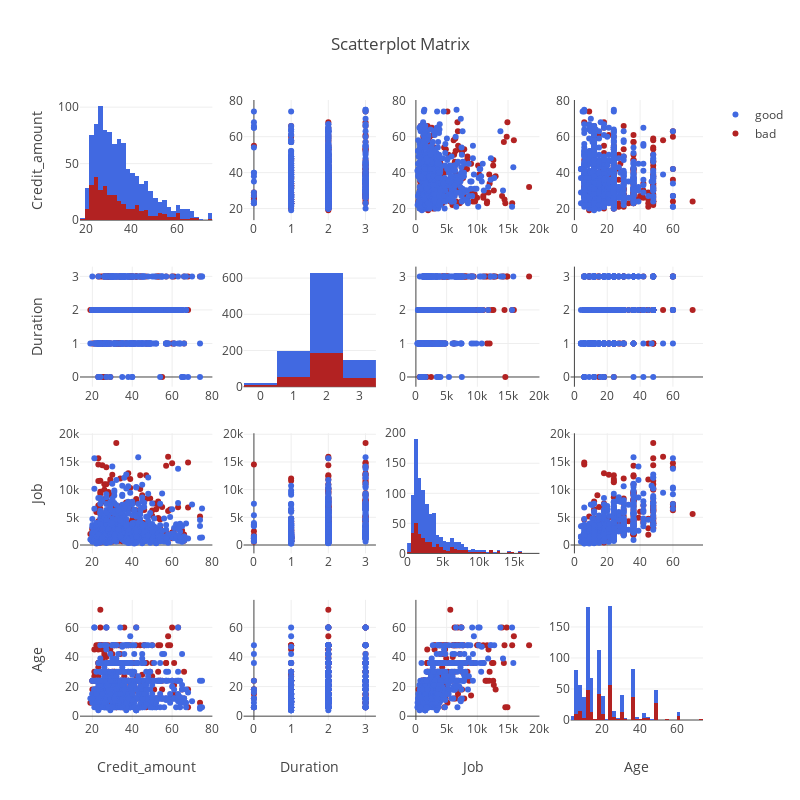

Source (notebook cell):
### Code cell
# ---> Looking at correlations in the form of Scatterplots.

import plotly.plotly as py
import plotly.figure_factory as ff

import numpy as np
import pandas as pd

numeric_vals = df.select_dtypes(exclude=['object'])


risks = df['Risk'].values.tolist()

colormap = ['#b22222', '#4169e1']

numeric_matrix = numeric_vals.as_matrix()


dataframe = pd.DataFrame(numeric_matrix,
                         columns=['Credit_amount', 'Duration', 'Job', 'Age', 'Risk'])

dataframe['Risk'] = pd.Series(risks)


fig = ff.create_scatterplotmatrix(dataframe, diag='histogram', index='Risk', colormap=colormap,
                                  height=800, width=800)
iplot(fig, filename='Histograms along Diagonal Subplots')

### Figure 1 — Plotly figure (JSON) as saved in the notebook; plotly's stock layout.template omitted (floating-point values rounded to 4 significant figures; data arrays with more than 128 entries replaced by an {"elided": "..."} marker saying what was removed)
{"data": [{"marker": {"color": "rgb(178, 34, 34)"}, "showlegend": false, "type": "histogram", "uid": "df646eca-1855-46be-b5d9-97f4ae363fbd", "x": {"elided": "300 int values"}, "xaxis": "x", "yaxis": "y"}, {"marker": {"color": "rgb(65, 105, 225)"}, "showlegend": false, "type": "histogram", "uid": "e813ba9b-4a49-4d7f-a839-1b9d5cf4b50a", "x": {"elided": "700 int values"}, "xaxis": "x", "yaxis": "y"}, {"marker": {"color": "rgb(178, 34, 34)", "size": 6}, "mode": "markers", "name": "bad", "showlegend": true, "type": "scatter", "uid": "02236f17-bf5d-40d5-99b6-64e3e380d46e", "x": {"elided": "300 int values"}, "xaxis": "x2", "y": {"elided": "300 int values"}, "yaxis": "y2"}, {"marker": {"color": "rgb(65, 105, 225)", "size": 6}, "mode": "markers", "name": "good", "showlegend": true, "type": "scatter", "uid": "850cd8fe-d063-41db-a1a3-674fba0ca9d8", "x": {"elided": "700 int values"}, "xaxis": "x2", "y": {"elided": "700 int values"}, "yaxis": "y2"}, {"marker": {"color": "rgb(178, 34, 34)", "size": 6}, "mode": "markers", "name": "bad", "showlegend": false, "type": "scatter", "uid": "da3cbc8e-62e5-47c1-9c8a-b5c6456cc619", "x": {"elided": "300 int values"}, "xaxis": "x3", "y": {"elided": "300 int values"}, "yaxis": "y3"}, {"marker": {"color": "rgb(65, 105, 225)", "size": 6}, "mode": "markers", "name": "good", "showlegend": false, "type": "scatter", "uid": "f8cc44d2-6d13-4c61-a98a-4ebb41840b15", "x": {"elided": "700 int values"}, "xaxis": "x3", "y": {"elided": "700 int values"}, "yaxis": "y3"}, {"marker": {"color": "rgb(178, 34, 34)", "size": 6}, "mode": "markers", "name": "bad", "showlegend": false, "type": "scatter", "uid": "7680d8bf-6e48-4b6c-b6fb-d82e2af23ecc", "x": {"elided": "300 int values"}, "xaxis": "x4", "y": {"elided": "300 int values"}, "yaxis": "y4"}, {"marker": {"color": "rgb(65, 105, 225)", "size": 6}, "mode": "markers", "name": "good", "showlegend": false, "type": "scatter", "uid": "9a315ac6-eeba-48a0-8b59-9bb433f717e8", "x": {"elided": "700 int values"}, "xaxis": "x4", "y": {"elided": "700 int values"}, "yaxis": "y4"}, {"marker": {"color": "rgb(178, 34, 34)", "size": 6}, "mode": "markers", "name": "bad", "showlegend": false, "type": "scatter", "uid": "7510a3f6-a895-4cec-a497-1deb6b685904", "x": {"elided": "300 int values"}, "xaxis": "x5", "y": {"elided": "300 int values"}, "yaxis": "y5"}, {"marker": {"color": "rgb(65, 105, 225)", "size": 6}, "mode": "markers", "name": "good", "showlegend": false, "type": "scatter", "uid": "734a7b13-4cb9-4776-b4fa-aa800c7a1972", "x": {"elided": "700 int values"}, "xaxis": "x5", "y": {"elided": "700 int values"}, "yaxis": "y5"}, {"marker": {"color": "rgb(178, 34, 34)"}, "showlegend": false, "type": "histogram", "uid": "8cf4bc2c-7270-4087-b6aa-c5d59f294d38", "x": {"elided": "300 int values"}, "xaxis": "x6", "yaxis": "y6"}, {"marker": {"color": "rgb(65, 105, 225)"}, "showlegend": false, "type": "histogram", "uid": "02e73270-c015-4540-bb8c-1effb06139f6", "x": {"elided": "700 int values"}, "xaxis": "x6", "yaxis": "y6"}, {"marker": {"color": "rgb(178, 34, 34)", "size": 6}, "mode": "markers", "name": "bad", "showlegend": false, "type": "scatter", "uid": "3f91c5fd-279d-40f3-b6cd-41c312c7af7b", "x": {"elided": "300 int values"}, "xaxis": "x7", "y": {"elided": "300 int values"}, "yaxis": "y7"}, {"marker": {"color": "rgb(65, 105, 225)", "size": 6}, "mode": "markers", "name": "good", "showlegend": false, "type": "scatter", "uid": "8476b835-644c-4f4f-8bd5-2bb9824ab1f3", "x": {"elided": "700 int values"}, "xaxis": "x7", "y": {"elided": "700 int values"}, "yaxis": "y7"}, {"marker": {"color": "rgb(178, 34, 34)", "size": 6}, "mode": "markers", "name": "bad", "showlegend": false, "type": "scatter", "uid": "d832ac66-7670-4f70-99cf-69705f3dd6d4", "x": {"elided": "300 int values"}, "xaxis": "x8", "y": {"elided": "300 int values"}, "yaxis": "y8"}, {"marker": {"color": "rgb(65, 105, 225)", "size": 6}, "mode": "markers", "name": "good", "showlegend": false, "type": "scatter", "uid": "2737beea-5483-4221-a56f-982a15346344", "x": {"elided": "700 int values"}, "xaxis": "x8", "y": {"elided": "700 int values"}, "yaxis": "y8"}, {"marker": {"color": "rgb(178, 34, 34)", "size": 6}, "mode": "markers", "name": "bad", "showlegend": false, "type": "scatter", "uid": "4b62d25c-ae42-42bd-994d-4adb47e01c75", "x": {"elided": "300 int values"}, "xaxis": "x9", "y": {"elided": "300 int values"}, "yaxis": "y9"}, {"marker": {"color": "rgb(65, 105, 225)", "size": 6}, "mode": "markers", "name": "good", "showlegend": false, "type": "scatter", "uid": "205178a5-992c-4b4d-8f5f-8b6cb01cbfac", "x": {"elided": "700 int values"}, "xaxis": "x9", "y": {"elided": "700 int values"}, "yaxis": "y9"}, {"marker": {"color": "rgb(178, 34, 34)", "size": 6}, "mode": "markers", "name": "bad", "showlegend": false, "type": "scatter", "uid": "f10e7165-0897-480a-9a19-1b3d4dab41f4", "x": {"elided": "300 int values"}, "xaxis": "x10", "y": {"elided": "300 int values"}, "yaxis": "y10"}, {"marker": {"color": "rgb(65, 105, 225)", "size": 6}, "mode": "markers", "name": "good", "showlegend": false, "type": "scatter", "uid": "4c633350-8b0c-4fad-a124-2b64066419c7", "x": {"elided": "700 int values"}, "xaxis": "x10", "y": {"elided": "700 int values"}, "yaxis": "y10"}, {"marker": {"color": "rgb(178, 34, 34)"}, "showlegend": false, "type": "histogram", "uid": "8ac6202f-fead-486c-aa6e-9d13c16cb294", "x": {"elided": "300 int values"}, "xaxis": "x11", "yaxis": "y11"}, {"marker": {"color": "rgb(65, 105, 225)"}, "showlegend": false, "type": "histogram", "uid": "b82e3526-f0ba-4546-a461-b4546bfa98f7", "x": {"elided": "700 int values"}, "xaxis": "x11", "yaxis": "y11"}, {"marker": {"color": "rgb(178, 34, 34)", "size": 6}, "mode": "markers", "name": "bad", "showlegend": false, "type": "scatter", "uid": "6e424a5c-e945-4829-b779-2e3f0cc324cf", "x": {"elided": "300 int values"}, "xaxis": "x12", "y": {"elided": "300 int values"}, "yaxis": "y12"}, {"marker": {"color": "rgb(65, 105, 225)", "size": 6}, "mode": "markers", "name": "good", "showlegend": false, "type": "scatter", "uid": "1bf89b07-33ed-4f7e-bf31-a07abf30d1e6", "x": {"elided": "700 int values"}, "xaxis": "x12", "y": {"elided": "700 int values"}, "yaxis": "y12"}, {"marker": {"color": "rgb(178, 34, 34)", "size": 6}, "mode": "markers", "name": "bad", "showlegend": false, "type": "scatter", "uid": "f6280c28-5f51-4809-b459-55a93afc8c3d", "x": {"elided": "300 int values"}, "xaxis": "x13", "y": {"elided": "300 int values"}, "yaxis": "y13"}, {"marker": {"color": "rgb(65, 105, 225)", "size": 6}, "mode": "markers", "name": "good", "showlegend": false, "type": "scatter", "uid": "0476aff4-327c-4f2b-aaf9-ff94cd2e3e59", "x": {"elided": "700 int values"}, "xaxis": "x13", "y": {"elided": "700 int values"}, "yaxis": "y13"}, {"marker": {"color": "rgb(178, 34, 34)", "size": 6}, "mode": "markers", "name": "bad", "showlegend": false, "type": "scatter", "uid": "cd9341de-b960-4ef2-987c-bddfb9f491d6", "x": {"elided": "300 int values"}, "xaxis": "x14", "y": {"elided": "300 int values"}, "yaxis": "y14"}, {"marker": {"color": "rgb(65, 105, 225)", "size": 6}, "mode": "markers", "name": "good", "showlegend": false, "type": "scatter", "uid": "c177cfa2-f7f3-4f41-bab0-686dbce2faba", "x": {"elided": "700 int values"}, "xaxis": "x14", "y": {"elided": "700 int values"}, "yaxis": "y14"}, {"marker": {"color": "rgb(178, 34, 34)", "size": 6}, "mode": "markers", "name": "bad", "showlegend": false, "type": "scatter", "uid": "aad53f20-7ca6-4911-8461-f5d30d233cc0", "x": {"elided": "300 int values"}, "xaxis": "x15", "y": {"elided": "300 int values"}, "yaxis": "y15"}, {"marker": {"color": "rgb(65, 105, 225)", "size": 6}, "mode": "markers", "name": "good", "showlegend": false, "type": "scatter", "uid": "9b9b7e1d-f19a-467e-9fff-01e85318ccf3", "x": {"elided": "700 int values"}, "xaxis": "x15", "y": {"elided": "700 int values"}, "yaxis": "y15"}, {"marker": {"color": "rgb(178, 34, 34)"}, "showlegend": false, "type": "histogram", "uid": "862c5b2f-a938-4249-bbae-e98cc76dfbe2", "x": {"elided": "300 int values"}, "xaxis": "x16", "yaxis": "y16"}, {"marker": {"color": "rgb(65, 105, 225)"}, "showlegend": false, "type": "histogram", "uid": "152632bb-d823-4f55-9ac2-c6cbd7706bad", "x": {"elided": "700 int values"}, "xaxis": "x16", "yaxis": "y16"}], "layout": {"barmode": "stack", "height": 800, "showlegend": true, "title": {"text": "Scatterplot Matrix"}, "width": 800, "xaxis": {"anchor": "y", "domain": [0, 0.2125]}, "xaxis10": {"anchor": "y10", "domain": [0.2625, 0.475]}, "xaxis11": {"anchor": "y11", "domain": [0.525, 0.7375]}, "xaxis12": {"anchor": "y12", "domain": [0.7875, 1]}, "xaxis13": {"anchor": "y13", "domain": [0, 0.2125], "title": {"text": "Credit_amount"}}, "xaxis14": {"anchor": "y14", "domain": [0.2625, 0.475], "title": {"text": "Duration"}}, "xaxis15": {"anchor": "y15", "domain": [0.525, 0.7375], "title": {"text": "Job"}}, "xaxis16": {"anchor": "y16", "domain": [0.7875, 1], "title": {"text": "Age"}}, "xaxis2": {"anchor": "y2", "domain": [0.2625, 0.475]}, "xaxis3": {"anchor": "y3", "domain": [0.525, 0.7375]}, "xaxis4": {"anchor": "y4", "domain": [0.7875, 1]}, "xaxis5": {"anchor": "y5", "domain": [0, 0.2125]}, "xaxis6": {"anchor": "y6", "domain": [0.2625, 0.475]}, "xaxis7": {"anchor": "y7", "domain": [0.525, 0.7375]}, "xaxis8": {"anchor": "y8", "domain": [0.7875, 1]}, "xaxis9": {"anchor": "y9", "domain": [0, 0.2125]}, "yaxis": {"anchor": "x", "domain": [0.8063, 1], "title": {"text": "Credit_amount"}}, "yaxis10": {"anchor": "x10", "domain": [0.2687, 0.4625]}, "yaxis11": {"anchor": "x11", "domain": [0.2687, 0.4625]}, "yaxis12": {"anchor": "x12", "domain": [0.2687, 0.4625]}, "yaxis13": {"anchor": "x13", "domain": [0, 0.1938], "title": {"text": "Age"}}, "yaxis14": {"anchor": "x14", "domain": [0, 0.1938]}, "yaxis15": {"anchor": "x15", "domain": [0, 0.1938]}, "yaxis16": {"anchor": "x16", "domain": [0, 0.1938]}, "yaxis2": {"anchor": "x2", "domain": [0.8063, 1]}, "yaxis3": {"anchor": "x3", "domain": [0.8063, 1]}, "yaxis4": {"anchor": "x4", "domain": [0.8063, 1]}, "yaxis5": {"anchor": "x5", "domain": [0.5375, 0.7312], "title": {"text": "Duration"}}, "yaxis6": {"anchor": "x6", "domain": [0.5375, 0.7312]}, "yaxis7": {"anchor": "x7", "domain": [0.5375, 0.7312]}, "yaxis8": {"anchor": "x8", "domain": [0.5375, 0.7312]}, "yaxis9": {"anchor": "x9", "domain": [0.2687, 0.4625], "title": {"text": "Job"}}}}
